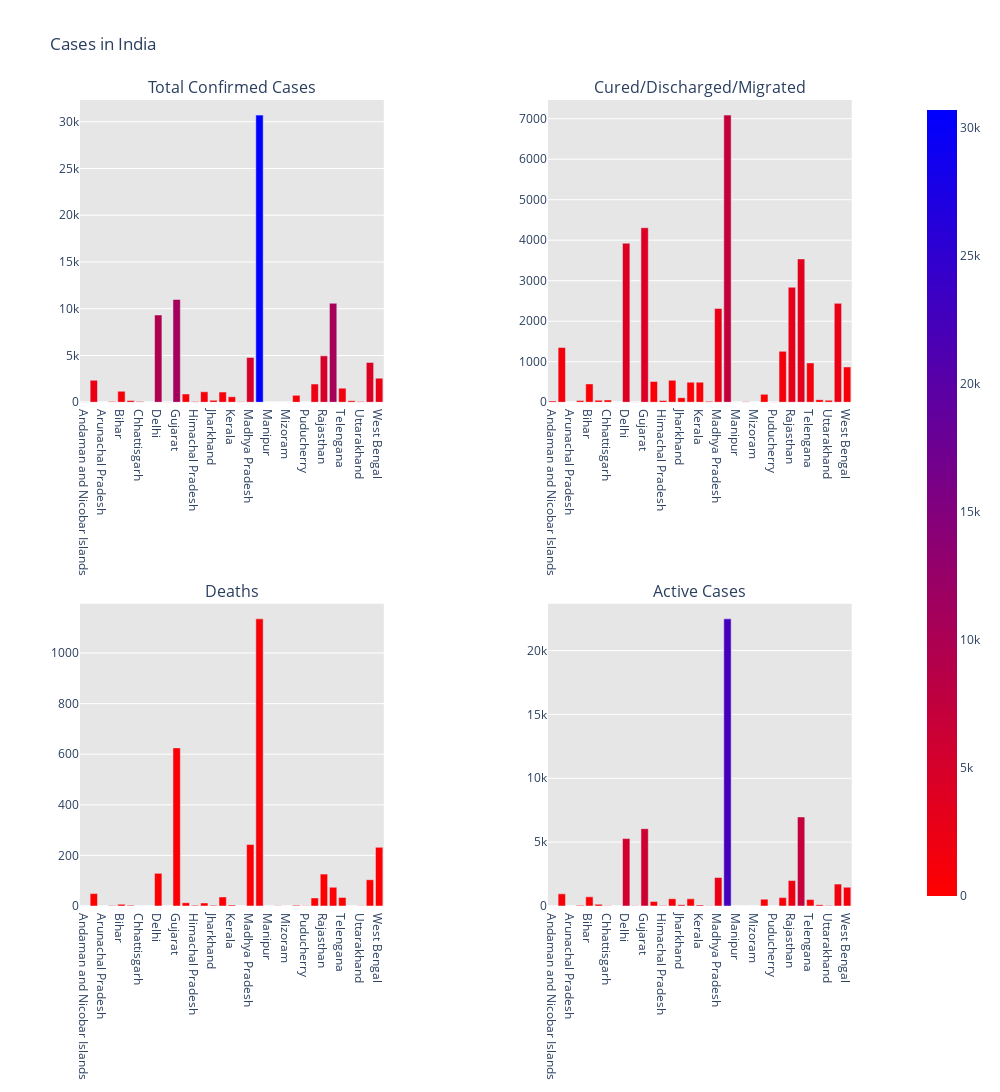

Notebook code cell kept with this figure:
### Code cell
fig=make_subplots(
    rows=2,cols=2,
    specs=[[{"secondary_y":True},{"secondary_y":True}],[{"secondary_y":True},{"secondary_y":True}]],
    subplot_titles=("Total Confirmed Cases","Cured/Discharged/Migrated","Deaths","Active Cases"))

fig.add_trace(go.Bar(x=df['Name of State / UT'],y=df['Total confirmed Cases'],
                    marker=dict(color=df['Total confirmed Cases'],coloraxis="coloraxis")),1,1)

fig.add_trace(go.Bar(x=df['Name of State / UT'],y=df['Cured/Discharged/Migrated'],
                    marker=dict(color=df['Cured/Discharged/Migrated'],coloraxis="coloraxis")),1,2)

fig.add_trace(go.Bar(x=df['Name of State / UT'],y=df['Deaths'],
                    marker=dict(color=df['Deaths'],coloraxis="coloraxis")),2,1)

fig.add_trace(go.Bar(x=df['Name of State / UT'],y=df['Active Cases'],
                    marker=dict(color=df['Active Cases'],coloraxis="coloraxis")),2,2)



fig.update_layout(height=1400, width=1000,coloraxis=dict(colorscale='Bluered_r'),showlegend=False,title_text="Cases in India")

fig.update_layout(plot_bgcolor='rgb(230,230,230)')

### Figure 1 — Plotly figure (JSON) as saved in the notebook; plotly's stock layout.template omitted (floating-point values rounded to 4 significant figures)
{"data": [{"marker": {"color": [33, 2355, 1, 92, 1179, 191, 67, 1, 9333, 17, 10988, 887, 78, 1121, 217, 1092, 587, 43, 4789, 30706, 7, 13, 1, 737, 13, 1946, 4960, 10585, 1509, 167, 88, 4258, 2576], "coloraxis": "coloraxis"}, "type": "bar", "x": ["Andaman and Nicobar Islands", "Andhra Pradesh", "Arunachal Pradesh", "Assam", "Bihar", "Chandigarh", "Chhattisgarh", "Dadar Nagar Haveli", "Delhi", "Goa", "Gujarat", "Haryana", "Himachal Pradesh", "Jammu and Kashmir", "Jharkhand", "Karnataka", "Kerala", "Ladakh", "Madhya Pradesh", "Maharashtra", "Manipur", "Meghalaya", "Mizoram", "Odisha", "Puducherry", "Punjab", "Rajasthan", "Tamil Nadu", "Telengana", "Tripura", "Uttarakhand", "Uttar Pradesh", "West Bengal"], "xaxis": "x", "y": [33, 2355, 1, 92, 1179, 191, 67, 1, 9333, 17, 10988, 887, 78, 1121, 217, 1092, 587, 43, 4789, 30706, 7, 13, 1, 737, 13, 1946, 4960, 10585, 1509, 167, 88, 4258, 2576], "yaxis": "y"}, {"marker": {"color": [33, 1353, 1, 41, 453, 51, 56, 0, 3926, 7, 4308, 514, 43, 542, 113, 496, 495, 22, 2315, 7088, 2, 11, 1, 196, 9, 1257, 2839, 3538, 971, 64, 51, 2441, 872], "coloraxis": "coloraxis"}, "type": "bar", "x": ["Andaman and Nicobar Islands", "Andhra Pradesh", "Arunachal Pradesh", "Assam", "Bihar", "Chandigarh", "Chhattisgarh", "Dadar Nagar Haveli", "Delhi", "Goa", "Gujarat", "Haryana", "Himachal Pradesh", "Jammu and Kashmir", "Jharkhand", "Karnataka", "Kerala", "Ladakh", "Madhya Pradesh", "Maharashtra", "Manipur", "Meghalaya", "Mizoram", "Odisha", "Puducherry", "Punjab", "Rajasthan", "Tamil Nadu", "Telengana", "Tripura", "Uttarakhand", "Uttar Pradesh", "West Bengal"], "xaxis": "x2", "y": [33, 1353, 1, 41, 453, 51, 56, 0, 3926, 7, 4308, 514, 43, 542, 113, 496, 495, 22, 2315, 7088, 2, 11, 1, 196, 9, 1257, 2839, 3538, 971, 64, 51, 2441, 872], "yaxis": "y3"}, {"marker": {"color": [0, 49, 0, 2, 7, 3, 0, 0, 129, 0, 625, 13, 3, 12, 3, 36, 4, 0, 243, 1135, 0, 1, 0, 3, 1, 32, 126, 74, 34, 0, 1, 104, 232], "coloraxis": "coloraxis"}, "type": "bar", "x": ["Andaman and Nicobar Islands", "Andhra Pradesh", "Arunachal Pradesh", "Assam", "Bihar", "Chandigarh", "Chhattisgarh", "Dadar Nagar Haveli", "Delhi", "Goa", "Gujarat", "Haryana", "Himachal Pradesh", "Jammu and Kashmir", "Jharkhand", "Karnataka", "Kerala", "Ladakh", "Madhya Pradesh", "Maharashtra", "Manipur", "Meghalaya", "Mizoram", "Odisha", "Puducherry", "Punjab", "Rajasthan", "Tamil Nadu", "Telengana", "Tripura", "Uttarakhand", "Uttar Pradesh", "West Bengal"], "xaxis": "x3", "y": [0, 49, 0, 2, 7, 3, 0, 0, 129, 0, 625, 13, 3, 12, 3, 36, 4, 0, 243, 1135, 0, 1, 0, 3, 1, 32, 126, 74, 34, 0, 1, 104, 232], "yaxis": "y5"}, {"marker": {"color": [0, 953, 0, 49, 719, 137, 11, 1, 5278, 10, 6055, 360, 32, 567, 101, 560, 88, 21, 2231, 22483, 5, 1, 0, 538, 3, 657, 1995, 6973, 504, 103, 36, 1713, 1472], "coloraxis": "coloraxis"}, "type": "bar", "x": ["Andaman and Nicobar Islands", "Andhra Pradesh", "Arunachal Pradesh", "Assam", "Bihar", "Chandigarh", "Chhattisgarh", "Dadar Nagar Haveli", "Delhi", "Goa", "Gujarat", "Haryana", "Himachal Pradesh", "Jammu and Kashmir", "Jharkhand", "Karnataka", "Kerala", "Ladakh", "Madhya Pradesh", "Maharashtra", "Manipur", "Meghalaya", "Mizoram", "Odisha", "Puducherry", "Punjab", "Rajasthan", "Tamil Nadu", "Telengana", "Tripura", "Uttarakhand", "Uttar Pradesh", "West Bengal"], "xaxis": "x4", "y": [0, 953, 0, 49, 719, 137, 11, 1, 5278, 10, 6055, 360, 32, 567, 101, 560, 88, 21, 2231, 22483, 5, 1, 0, 538, 3, 657, 1995, 6973, 504, 103, 36, 1713, 1472], "yaxis": "y7"}], "layout": {"annotations": [{"font": {"size": 16}, "showarrow": false, "text": "Total Confirmed Cases", "x": 0.185, "xanchor": "center", "xref": "paper", "y": 1, "yanchor": "bottom", "yref": "paper"}, {"font": {"size": 16}, "showarrow": false, "text": "Cured/Discharged/Migrated", "x": 0.755, "xanchor": "center", "xref": "paper", "y": 1, "yanchor": "bottom", "yref": "paper"}, {"font": {"size": 16}, "showarrow": false, "text": "Deaths", "x": 0.185, "xanchor": "center", "xref": "paper", "y": 0.375, "yanchor": "bottom", "yref": "paper"}, {"font": {"size": 16}, "showarrow": false, "text": "Active Cases", "x": 0.755, "xanchor": "center", "xref": "paper", "y": 0.375, "yanchor": "bottom", "yref": "paper"}], "coloraxis": {"colorscale": [[0, "rgb(255,0,0)"], [1, "rgb(0,0,255)"]]}, "height": 1400, "plot_bgcolor": "rgb(230,230,230)", "showlegend": false, "title": {"text": "Cases in India"}, "width": 1000, "xaxis": {"anchor": "y", "domain": [0, 0.37]}, "xaxis2": {"anchor": "y3", "domain": [0.57, 0.94]}, "xaxis3": {"anchor": "y5", "domain": [0, 0.37]}, "xaxis4": {"anchor": "y7", "domain": [0.57, 0.94]}, "yaxis": {"anchor": "x", "domain": [0.625, 1]}, "yaxis2": {"anchor": "x", "overlaying": "y", "side": "right"}, "yaxis3": {"anchor": "x2", "domain": [0.625, 1]}, "yaxis4": {"anchor": "x2", "overlaying": "y3", "side": "right"}, "yaxis5": {"anchor": "x3", "domain": [0, 0.375]}, "yaxis6": {"anchor": "x3", "overlaying": "y5", "side": "right"}, "yaxis7": {"anchor": "x4", "domain": [0, 0.375]}, "yaxis8": {"anchor": "x4", "overlaying": "y7", "side": "right"}}}
